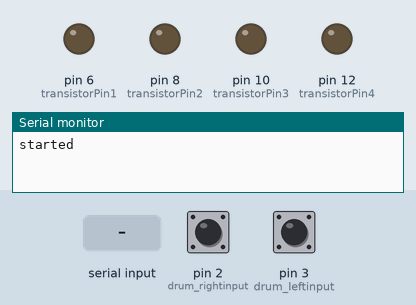
Simulated run of this sketch. Board: Arduino Uno, built with avr-gcc and run on an emulated ATmega328P. On the bench: output pins drawn as LEDs (lit = HIGH), the last lines printed to the serial monitor. The test bench sets the inputs (shaded band); at power-on: pin 2 (drum_rightinput) LOW, pin 3 (drum_leftinput) LOW.

Above: at 1.2 s.
1.3 s: "1\n" received over Serial
At 2.5 s:
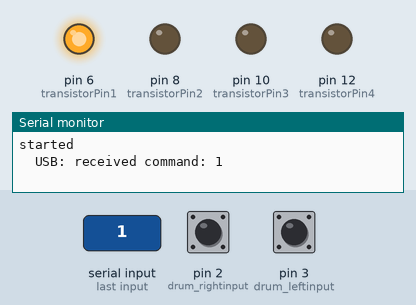
2.8 s: "2\n" received over Serial
At 3.9 s:
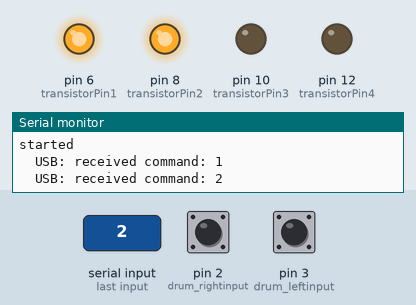
4.3 s: "3\n" received over Serial
At 5.0 s:
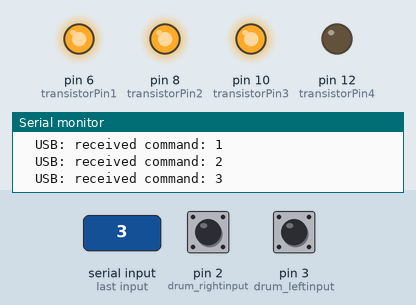
5.8 s: "4\n" received over Serial
At 6.2 s:
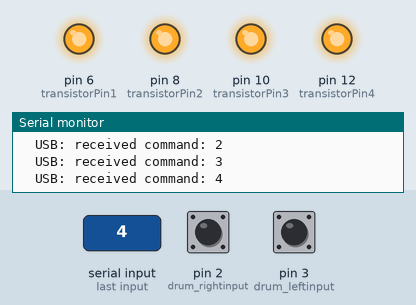
Timing chart, 0 to 8.8 s (numbered marks = the images above; inputs shaded):
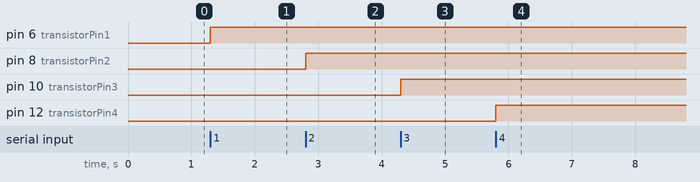

Measured:
- after the input at 1.3 s, pin 6 (transistorPin1): LOW → HIGH at once
- after the input at 2.8 s, pin 8 (transistorPin2): LOW → HIGH at once
- after the input at 4.3 s, pin 10 (transistorPin3): LOW → HIGH at once
- after the input at 5.8 s, pin 12 (transistorPin4): LOW → HIGH at once

The sketch:

pgmcontorol_record_v3.ino
```cpp
#include <Arduino.h>

// digital out pins for solenoid valves
const int transistorPin1 = 6;
const int transistorPin2 = 8;
const int transistorPin3 = 10;
const int transistorPin4 = 12;

//Interrupt
const int drum_rightinput = 2;
const int drum_leftinput = 3;

static bool drum_rightstate = false;
static bool drum_leftstate = false;
static bool last_drum_rightstate = false;
static bool last_drum_leftstate = false;

static unsigned long last_time_left = 0;
static bool debounse_state_left = false;
static unsigned long last_time_right = 0;
static bool debounse_state_right = false;

bool flag_1 = false;
bool flag_2 = false;
bool flag_3 = false;
bool flag_4 = false;

byte command;

unsigned long starting_time;
unsigned long current_time;
unsigned long tmp_current_time;
const unsigned long period = 1000;

volatile unsigned long left_timing =  0;
volatile unsigned long  left_previous_timing = 0;
volatile unsigned long right_timing =  0;
volatile unsigned long   right_previous_timing = 0;


void setup(){
    Serial.begin(115200);

    //Add the PGM channels and start the control
    pinMode (transistorPin1, OUTPUT);
    pinMode (transistorPin2, OUTPUT);
    pinMode (transistorPin3, OUTPUT);
    pinMode (transistorPin4, OUTPUT);

    pinMode (drum_leftinput, INPUT);
    pinMode (drum_rightinput, INPUT);

    digitalWrite(transistorPin1, LOW);
    digitalWrite(transistorPin2, LOW);
    digitalWrite(transistorPin3, LOW);
    digitalWrite(transistorPin4, LOW);

    attachInterrupt(digitalPinToInterrupt(drum_leftinput), left_isr, RISING);
    attachInterrupt(digitalPinToInterrupt(drum_rightinput), right_isr, RISING);
    Serial.println("started");
}


bool leftFlag = false;
bool rightFlag = false;


void loop(){
    //float val_leftinput = analogRead(drum_leftinput);
    //float val_rightinput = analogRead(drum_rightinput);

    /*
    if(drum_leftstate != last_drum_leftstate && drum_leftstate == true){
        Serial.println("HIT_LEFT:");
        drum_leftstate != drum_leftstate;
    }
    if(drum_rightstate != last_drum_rightstate && drum_rightstate == true){
        Serial.println("HIT_RIGHT:");
        drum_rightstate != drum_rightstate;
    }
    */

    //last_drum_leftstate = drum_leftstate;
    //last_drum_rightstate = drum_rightstate;

    if(leftFlag){
        leftFlag = false;

            Serial.print("HIT_LEFT:");
            Serial.println(left_timing);
    }

    if(rightFlag){
        rightFlag = false;

            Serial.print("HIT_RIGHT:");
            Serial.println(right_timing);
    }


    if(Serial.available() > 0){
        String command = Serial.readStringUntil('\n');
        Serial.println("\tUSB: received command: " + String(command));
        command.trim();
        switch(command.toInt()){
            case 1:
                if(flag_1){
                    digitalWrite(transistorPin1, LOW);
                }
                else digitalWrite(transistorPin1, HIGH);
                flag_1 = !flag_1;
                break;
            case 2:
                if(flag_2){
                    digitalWrite(transistorPin2, LOW);
                }
                else digitalWrite(transistorPin2, HIGH);
                flag_2 = !flag_2;
                break;
            case 3:
                if(flag_3){
                    digitalWrite(transistorPin3, LOW);
                }
                else digitalWrite(transistorPin3, HIGH);
                flag_3 = !flag_3;
                break;
            case 4:
                if(flag_4){
                    digitalWrite(transistorPin4, LOW);
                }
                else digitalWrite(transistorPin4, HIGH);
                flag_4 = !flag_4;
                break;
        }
    }
    //delay(10);
}

void left_isr() {
    if((millis() - left_previous_timing) > 150){
        left_timing = millis();
        left_previous_timing = left_timing;

        leftFlag = true;

        //Serial.print("left:");
        //Serial.println(left_timing);
    }
}

void right_isr() {
    if((millis() - right_previous_timing) > 150){
        right_timing = millis();
        right_previous_timing = right_timing;

        rightFlag = true;

        //Serial.print("right:");
        //Serial.println(left_timing);
    }
}
```
